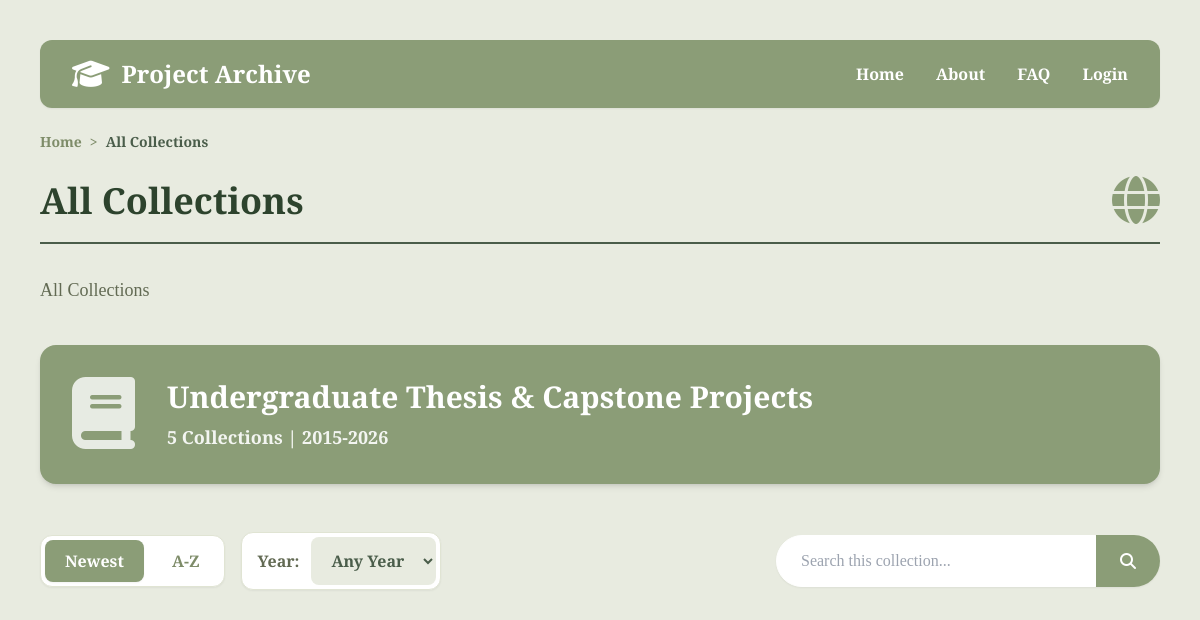
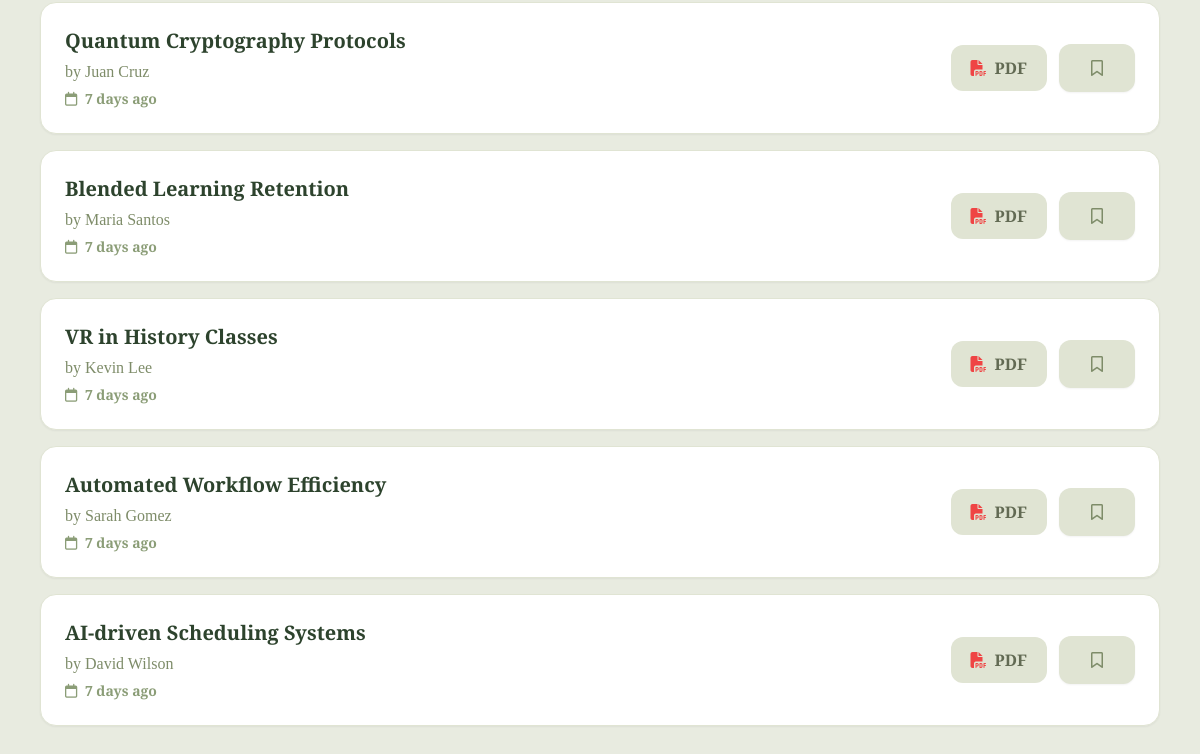
Before: /search with the older database file (2 pictures, top to bottom).
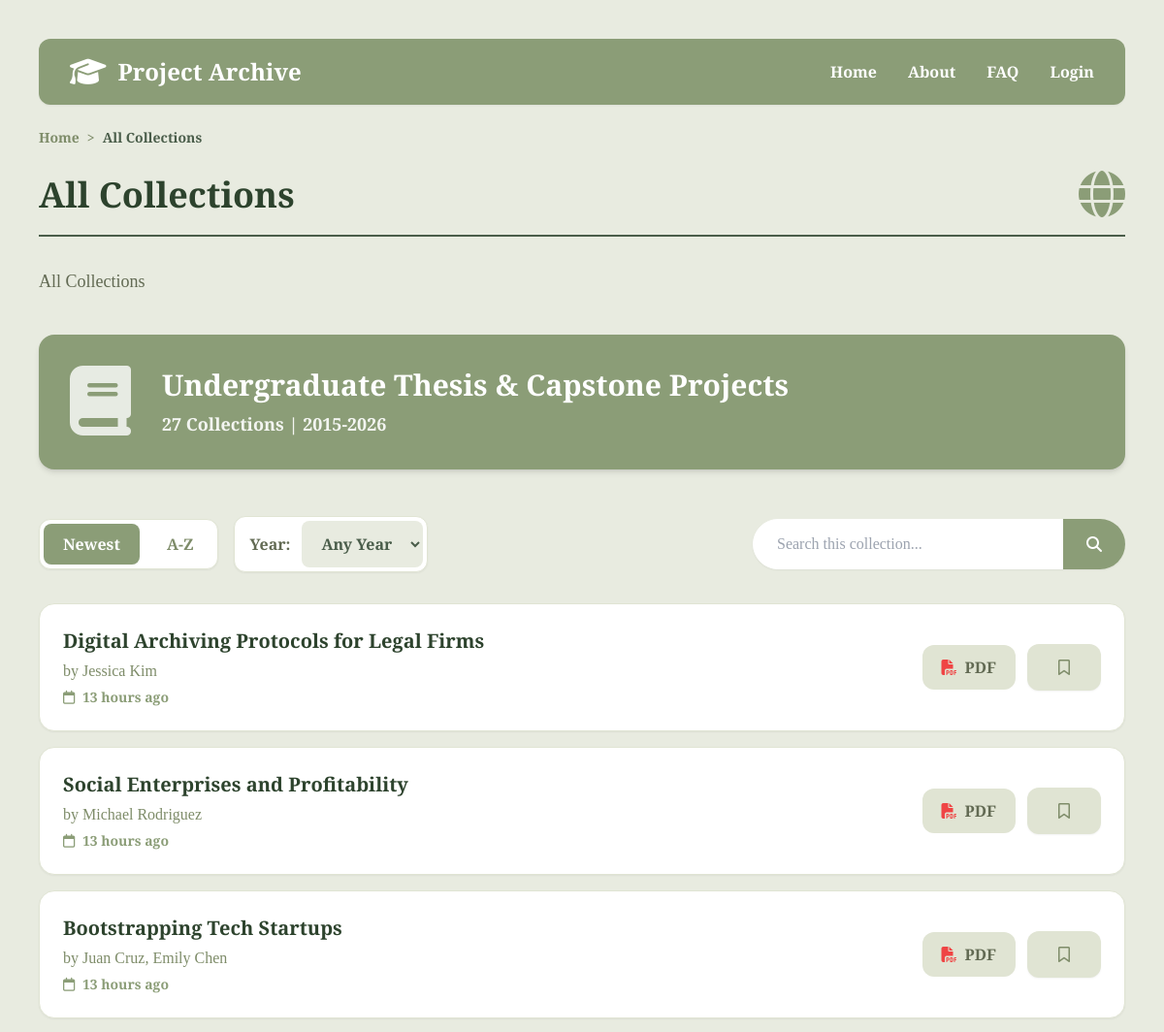
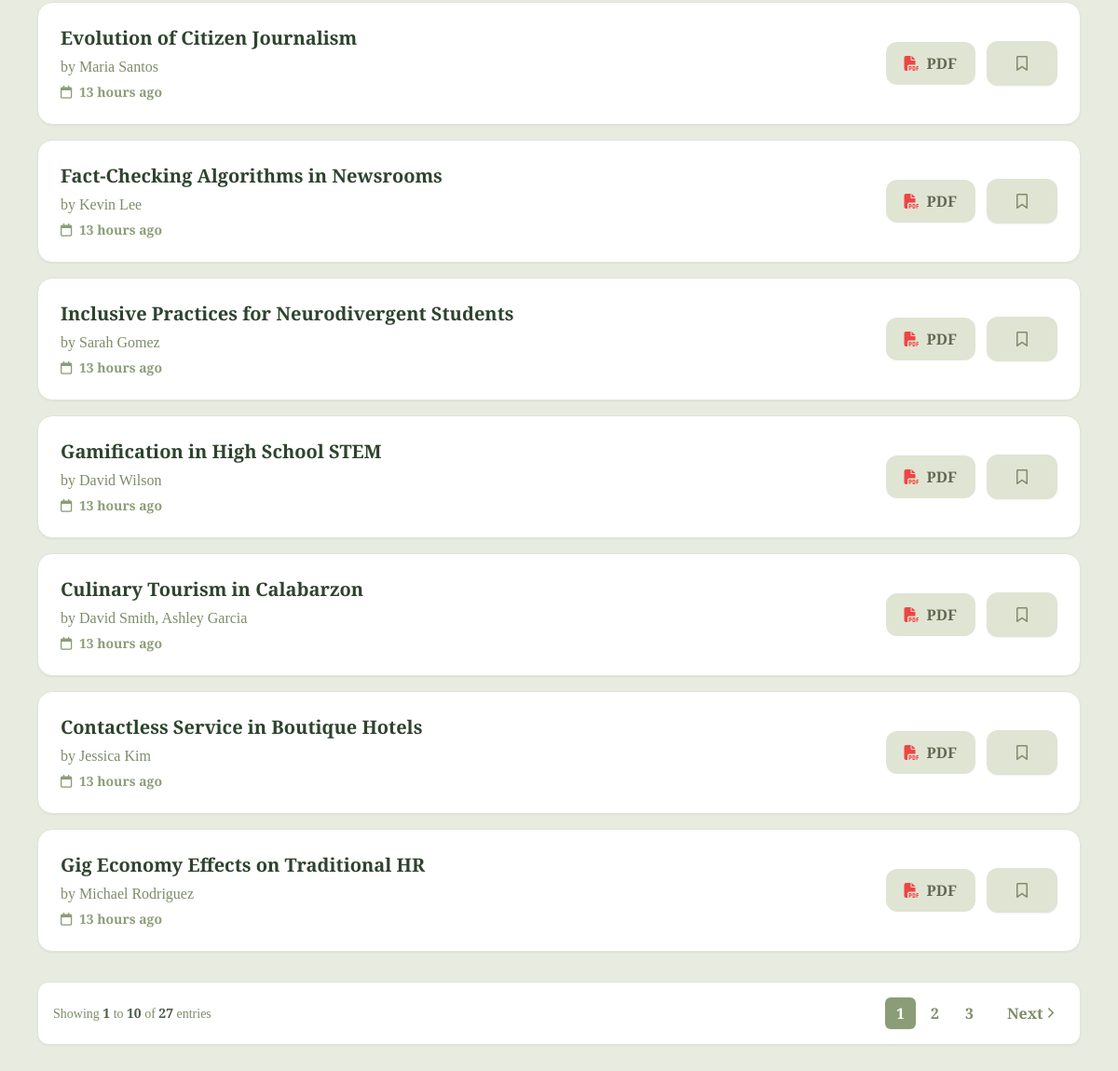
After: the same page with the newer database file (2 pictures, top to bottom).
### tables this page shows
CREATE TABLE thesis (
  id INTEGER PRIMARY KEY AUTOINCREMENT,
  date_published TIMESTAMP NOT NULL DEFAULT CURRENT_TIMESTAMP,
  date_added TIMESTAMP NOT NULL DEFAULT CURRENT_TIMESTAMP, -- kailan na add sa system
  title TEXT NOT NULL,
  abstract TEXT NOT NULL, -- preview text
  file_path TEXT NOT NULL, -- digital pdf sa db


-- APPROVAL WORKFLOW
status TEXT CHECK( status IN ('pending', 'approved', 'rejected') ) DEFAULT 'pending',

  -- specifics
  keywords TEXT,
  isbn TEXT,
  barcode TEXT,
  call_number TEXT, -- used for finding in shelves easily

  -- foreigns
  department_id INTEGER NOT NULL, 
  branch_id INTEGER NOT NULL,
  format_id INTEGER NOT NULL,
  uploader_id INTEGER NOT NULL,
  FOREIGN KEY (department_id) REFERENCES department (id),
  FOREIGN KEY (branch_id) REFERENCES branch (id),
  FOREIGN KEY (format_id) REFERENCES format (id),
  FOREIGN KEY (uploader_id) REFERENCES user (id)
);

### flaskr/blueprints/archive.py (the view, shortened to what this page needs)
@bp.route("/search", methods=["GET"])
@bp.route("/search/<int:dept_id>", methods=["GET", "POST"])
def search(dept_id=None):
    db = get_db()
    user_id = session.get('user_id')
    search_term = request.args.get("q", "").strip()
    sort = request.args.get('sort', 'newest')
    year = request.args.get('year', '')
    page = request.args.get('page', 1, type=int)
    per_page = 10
    offset = (page - 1) * per_page
    conditions = ""
    cond_params = []
    department_info = None
    if dept_id is not None:
        conditions += " AND thesis.department_id = ?"
        cond_params.append(dept_id)
        department_info = db.execute(
            "SELECT id, name, description, icon FROM department WHERE id = ?",
            (dept_id,)
        ).fetchone()
        if department_info is None:
            abort(404, f"Department ID {dept_id} doesn't exist.")
    else:
        department_info = {
            "id": None,
            "name": "All Collections",
            "icon": "fa-globe",
            "description": f"Searching global archive for '{search_term}'" if search_term else "All Collections"
        }
    if year:
        conditions += " AND strftime('%Y', thesis.date_published) = ?"
        cond_params.append(year)
    count_sql = """
        SELECT COUNT(DISTINCT thesis.id)
        FROM thesis
        JOIN thesis_author ON thesis.id = thesis_author.thesis_id
        JOIN author ON thesis_author.author_id = author.id
        WHERE 1=1
    """ + conditions
    total_results = db.execute(count_sql, cond_params).fetchone()[0]
    select_sql = f"""
        SELECT thesis.id, thesis.title, thesis.date_published, thesis.file_path,
               department.name AS department_name, department.icon, department.description,
               GROUP_CONCAT(author.first_name || ' ' || author.last_name, ', ') AS authors,
               {'EXISTS(SELECT 1 FROM bookmark WHERE thesis_id = thesis.id AND user_id = ?)' if user_id else '0'} AS is_bookmarked
    """
    from_sql = """
        FROM thesis
        JOIN thesis_author ON thesis.id = thesis_author.thesis_id
        JOIN author ON thesis_author.author_id = author.id
        JOIN department ON thesis.department_id = department.id
        WHERE 1=1
    """
    group_sql = " GROUP BY thesis.id"
    order_sql = ""
    if sort == 'az': order_sql = " ORDER BY thesis.title ASC"
    elif sort == 'za': order_sql = " ORDER BY thesis.title DESC"
    elif sort == 'oldest': order_sql = " ORDER BY thesis.date_published ASC"
    else: order_sql = " ORDER BY thesis.date_published DESC"
    limit_sql = " LIMIT ? OFFSET ?"
    main_sql = select_sql + from_sql + conditions + group_sql + order_sql + limit_sql
    main_params = []
    if user_id: main_params.append(user_id) # Required for the EXISTS bookmark subquery
    main_params.extend(cond_params)
    main_params.extend([per_page, offset])
    theses = db.execute(main_sql, main_params).fetchall()
    total_pages = math.ceil(total_results / per_page) if total_results > 0 else 1
    return render_template(
        "archive/result.html",
        theses=theses,
        departments=department_info,
        count=total_results,
        current_sort=sort,
        current_year=year,
        search=search_term,
        current_page=page,
        total_pages=total_pages
    )

### flaskr/blueprints/auth.py (called while the page is built)
@bp.before_app_request
def load_logged_in_user():
    user_id = session.get("user_id")
    if user_id is None:
        g.user = None
    else:
        g.user = (
            get_db().execute("SELECT * FROM user WHERE id = ?", (user_id,)).fetchone()
        )

### flaskr/db.py (called while the page is built)
def get_db():
    if "db" not in g:
        g.db = sqlite3.connect(
            current_app.config["DATABASE"], detect_types=sqlite3.PARSE_DECLTYPES
        )
        g.db.row_factory = sqlite3.Row
    return g.db

### flaskr/templates/archive/result.html (shortened to what this page needs)
{% extends 'base.html' %}
{% block content %}
<main class="container max-w-6xl mx-auto mt-6">
    <nav class="text-sm font-semibold text-sage-600 mb-6 flex items-center gap-2">
        <a href="{{ url_for('archive.index') }}" class="hover:text-sage-800 hover:underline">Home</a>
        <span>&gt;</span>
        <span class="text-sage-800 font-bold">{{ departments.name or 'All' }}</span>
    </nav>
    <section class="flex justify-between items-center mb-4 text-sage-900">
        <h1 class="text-4xl font-bold">{{ departments.name or 'All' }}</h1>
        <div class="text-5xl text-sage-500">
            <i class="fa-solid {{ departments.icon }}"></i>
        </div>
    </section>
    <hr class="border-t-2 border-sage-800 mb-8">
    <p class="text-lg leading-relaxed text-sage-700 mb-10 max-w-3xl">
        {% if departments.description %}
            {{ departments.description }}
        {% else %}
            Searching for "<span class="font-bold">{{ search }}</span>"
        {% endif %}
    </p>
    <div class="bg-sage-500 rounded-2xl p-8 flex flex-col sm:flex-row items-center gap-8 text-white mb-12 shadow-md">
        <div class="text-7xl opacity-80">
            <i class="fa-solid fa-book"></i>
        </div>
        <div>
            <h2 class="text-3xl font-bold mb-2">Undergraduate Thesis & Capstone Projects</h2>
            <p class="text-lg opacity-90 font-semibold">{{ count }} Collections | 2015-2026</p>
        </div>
    </div>
    <div class="flex flex-col md:flex-row justify-between items-center mb-8 gap-6">
        <div class="flex flex-wrap items-center gap-4 w-full md:w-auto">
            <div class="flex gap-2 bg-white p-1 rounded-xl shadow-sm border border-sage-100">
                <button id="sort-date-btn"
                        data-state="{% if current_sort == 'oldest' %}oldest{% else %}newest{% endif %}"
                        class="px-5 py-2 rounded-lg font-bold transition {% if current_sort in ['az', 'za'] %}text-sage-600 hover:bg-sage-100{% else %}bg-sage-500 text-white shadow-sm{% endif %}">
                    {% if current_sort == 'oldest' %}Oldest{% else %}Newest{% endif %}
                </button>
                <button id="sort-alpha-btn"
                        data-state="{% if current_sort == 'za' %}za{% else %}az{% endif %}"
                        class="px-5 py-2 rounded-lg font-bold transition {% if current_sort in ['az', 'za'] %}bg-sage-500 text-white shadow-sm{% else %}text-sage-600 hover:bg-sage-50{% endif %}">
                    {% if current_sort == 'za' %}Z-A{% else %}A-Z{% endif %}
                </button>
            </div>
            <div class="flex items-center gap-3 bg-white p-1 rounded-xl shadow-sm border border-sage-100 pl-4">
                <label for="year-filter" class="font-bold text-sage-700">Year:</label>
                <select id="year-filter" class="px-4 py-3 rounded-lg font-bold transition bg-sage-50 text-sage-800 outline-none cursor-pointer hover:bg-sage-100 border-none">
                    <option value="" {% if not current_year %}selected{% endif %}>Any Year</option>
                </select>
            </div>
        </div>
        <form method="get" class="flex w-full md:max-w-sm shadow-sm rounded-full">
            <input name="q" type="text" placeholder="Search this collection..." value="{{ search or '' }}" class="w-full px-6 py-3 rounded-l-full border border-white outline-none focus:ring-2 focus:ring-sage-300 text-sage-900 bg-white">
            <button type="submit" class="bg-sage-500 px-6 rounded-r-full text-white flex items-center justify-center hover:bg-sage-600 transition">
                <i class="fa-solid fa-magnifying-glass"></i>
            </button>
        </form>
    </div>
    <div class="flex flex-col gap-4">
        {% if theses %}
            {% for thesis in theses %}
            <div class="bg-white rounded-2xl p-6 flex flex-col sm:flex-row items-start sm:items-center justify-between gap-6 shadow-sm border border-sage-100 hover:shadow-md hover:border-sage-300 transition">
                <div class="flex-1 pr-4">
                    <a href="{{ url_for('archive.view', id=thesis.id) }}" class="text-xl font-bold text-sage-900 hover:text-sage-500 transition line-clamp-2 mb-1">{{ thesis.title }}</a>
                    <p class="text-sage-600 font-medium">by {{ thesis.authors }}</p>
                    <p class="text-sm text-sage-500 font-semibold mt-1">
                        <i class="fa-regular fa-calendar mr-1"></i> {{ thesis.date_published | timeago }}
                    </p>
                </div>
                <div class="flex items-center gap-3 shrink-0 w-full sm:w-auto mt-4 sm:mt-0">
                    <a href="{{ thesis.file_path }}" target="_blank" class="bg-sage-100 text-sage-700 px-5 py-2.5 rounded-xl font-bold hover:bg-sage-200 transition flex items-center justify-center gap-2 flex-1 sm:flex-auto">
                        <i class="fa-solid fa-file-pdf text-red-500"></i> PDF
                    </a>
                    <form action="{{ url_for('user.toggle_bookmark', thesis_id=thesis.id) }}" method="POST" class="inline w-full sm:w-auto ajax-bookmark">
                        <button type="submit"
                                class="px-8 py-4 rounded-xl font-bold transition flex items-center justify-center gap-2 {% if thesis.is_bookmarked %} bg-sage-500 text-white hover:bg-sage-600 shadow-sm {% else %} bg-sage-100 text-sage-600 hover:bg-sage-50 shadow-sm {% endif %}"
                                title="{% if thesis.is_bookmarked %}Remove Bookmark{% else %}Save Bookmark{% endif %}">
                            {% if thesis.is_bookmarked %}
                            <i class="fa-solid fa-bookmark"></i>
                            {% else %}
                            <i class="fa-regular fa-bookmark"></i>
                            {% endif %}
                        </button>
                    </form>
                </div>
            </div>
            {% endfor %}
            {% if total_pages > 1 %}
            <div class="bg-white p-4 rounded-xl border border-sage-100 mt-4 flex flex-col sm:flex-row items-center justify-between gap-4 shadow-sm">
                <span class="text-sage-600 font-medium text-sm">
                    Showing
                    <span class="font-bold text-sage-800">{{ ((current_page - 1) * 10) + 1 if count > 0 else 0 }}</span>
                    to
                    <span class="font-bold text-sage-800">{{ [current_page * 10, count] | min }}</span>
                    of
                    <span class="font-bold text-sage-800">{{ count }}</span> entries
                </span>
                <nav class="flex gap-1 items-center">
                    {% set base_qs = "" %}
                    {% for key, value in request.args.items() %}
                        {% if key != 'page' %}
                            {% set base_qs = base_qs ~ key ~ "=" ~ value ~ "&" %}
                        {% endif %}
                    {% endfor %}
                    {% for p in range(1, total_pages + 1) %}
                        {% if p == current_page %}
                            <span class="px-3 py-1 rounded-md bg-sage-500 text-white font-bold shadow-sm cursor-default">{{ p }}</span>
                        {% else %}
                            <a href="?{{ base_qs }}page={{ p }}" class="px-3 py-1 rounded-md text-sage-600 hover:bg-sage-200 font-bold transition">{{ p }}</a>
                        {% endif %}
                    {% endfor %}
                    {% if current_page < total_pages %}
                    <a href="?{{ base_qs }}page={{ current_page + 1 }}" class="px-3 py-1 rounded-md text-sage-600 hover:bg-sage-200 font-bold transition flex items-center gap-1 ml-2">
                        Next <i class="fa-solid fa-chevron-right text-xs"></i>
                    </a>
                    {% endif %}
                </nav>
            </div>
            {% endif %}
        {% else %}
            <div class="text-center py-16 text-sage-600 font-semibold text-lg bg-white rounded-2xl border border-sage-100 shadow-sm flex flex-col items-center justify-center">
                <i class="fa-solid fa-magnifying-glass text-5xl mb-4 opacity-40"></i>
                No collections found matching your criteria.
            </div>
        {% endif %}
    </div>
</main>
{% endblock %}

### flaskr/templates/base.html (shortened to what this page needs)
<!DOCTYPE html>
<html lang="en">
    <head>
        <script src="https://cdn.tailwindcss.com"></script>
        <link rel="stylesheet" href="https://cdnjs.cloudflare.com/ajax/libs/font-awesome/6.4.2/css/all.min.css">
        <link rel="stylesheet" href="{{ url_for('static', filename='main.css') }}">
    </head>
    <body class="bg-sage-50 font-serif text-sage-800 leading-relaxed p-6 md:p-10">
        <header class="bg-sage-500 rounded-xl px-8 py-4 flex justify-between items-center text-white font-extrabold max-w-6xl mx-auto shadow-sm">
            <div class="flex items-center gap-3">
                <i class="fa-solid fa-graduation-cap text-3xl"></i>
                <h1 class="text-2xl font-bold">Project Archive</h1>
            </div>
            <nav class="flex gap-8 font-medium items-center">
                <a href="{{ url_for('index') }}" class="text-white hover:underline font-bold">Home</a>
                <a href="#" class="text-white hover:underline font-bold">About</a>
                <a href="#" class="text-white hover:underline font-bold">FAQ</a>
                {% if g.user %}
                <div class="dropdown flex items-center gap-2 relative">
                    <div class="w-10 h-10 overflow-hidden rounded-full inline-block align-middle">
                        <img src="{{ url_for('static', filename='uploads/profile_pics/' ~ g.user['profile_pic']) }}" alt="Profile Picture" class="w-full h-full object-cover">
                    </div>
                    <button class="flex items-center gap-1 p-0 m-0 bg-transparent border-none text-white cursor-pointer font-bold outline-none">
                        <span>{{ g.user['email'] }}</span>
                        <i class="fa fa-caret-down"></i>
                    </button>
                    <div class="dropdown-content">
                        <a href="{{ url_for('user.dashboard') }}">Dashboard</a>
                        <a href="{{ url_for('user.profile') }}">Profile</a>
                        <a href="{{ url_for('auth.logout') }}">Logout</a>
                    </div>
                </div>
                {% else %}
                <a href="{{ url_for('auth.login') }}" class="text-white hover:underline font-bold">Login</a>
                {% endif %}
            </nav>
        </header>
        {% block content %}{% endblock %}
    </body>
</html>

### flaskr/static/main.css (style rules this page uses)
* { margin: 0; padding: 0; box-sizing: border-box; }

Changed rows visible on the page:
no longer on this page (row edited): thesis: title "Quantum Cryptography Protocols", authors "Juan Cruz", date_published "7 days ago"
no longer on this page (row edited): thesis: title "Blended Learning Retention", authors "Maria Santos", date_published "7 days ago"
no longer on this page (row edited): thesis: title "VR in History Classes", authors "Kevin Lee", date_published "7 days ago"
no longer on this page (row edited): thesis: title "Automated Workflow Efficiency", authors "Sarah Gomez", date_published "7 days ago"
no longer on this page (row edited): thesis: title "AI-driven Scheduling Systems", authors "David Wilson", date_published "7 days ago"
added thesis: title "Digital Archiving Protocols for Legal Firms", authors "Jessica Kim", date_published "13 hours ago"
added thesis: title "Social Enterprises and Profitability", authors "Michael Rodriguez", date_published "13 hours ago"
added thesis: title "Bootstrapping Tech Startups", authors "Juan Cruz, Emily Chen", date_published "13 hours ago"
added thesis: title "Evolution of Citizen Journalism", authors "Maria Santos", date_published "13 hours ago"
added thesis: title "Fact-Checking Algorithms in Newsrooms", authors "Kevin Lee", date_published "13 hours ago"
added thesis: title "Inclusive Practices for Neurodivergent Students", authors "Sarah Gomez", date_published "13 hours ago"
added thesis: title "Gamification in High School STEM", authors "David Wilson", date_published "13 hours ago"
added thesis: title "Culinary Tourism in Calabarzon", authors "David Smith, Ashley Garcia", date_published "13 hours ago"
added thesis: title "Contactless Service in Boutique Hotels", authors "Jessica Kim", date_published "13 hours ago"
added thesis: title "Gig Economy Effects on Traditional HR", authors "Michael Rodriguez", date_published "13 hours ago"
Other visible differences:
{{ count }}: "5" → "27"
{{ ((current_page - 1) * 10) + 1 if count > 0 else 0 }}: (not shown) → "1"
{{ [current_page * 10, count] | min }}: (not shown) → "10"
{{ count }}: (not shown) → "27"
text now shown: "Showing to of entries Next"
new list line: "1"
new list line: "2"
new list line: "3"
